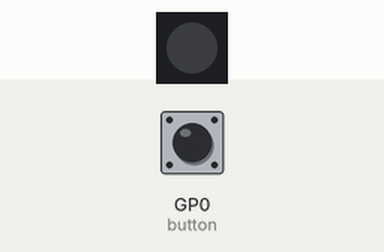
The program below on a simulated Raspberry Pi Pico running MicroPython. Shown: 1 RGB LEDs in strip order, left to right. Inputs (shaded band) come from the test bench; at power-on: GP0 (button) HIGH. Dim RGB values are drawn brighter than linear; random numbers come from a fixed seed.

Above: at 1.2 s.
1.3 s: GP0 (button) pulled LOW for 0.15 s
At 1.9 s:
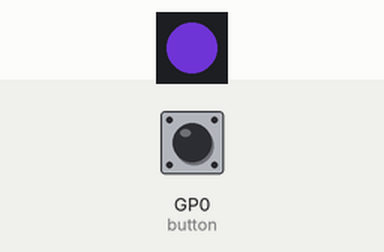
2.9 s: GP0 (button) pulled LOW for 1 s
At 4.3 s:
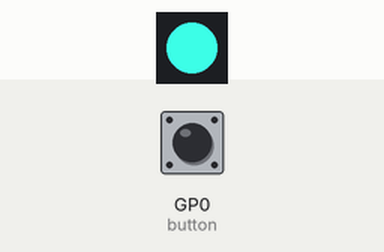
5.4 s: GP0 (button) pulled LOW for 0.15 s
At 6.2 s:
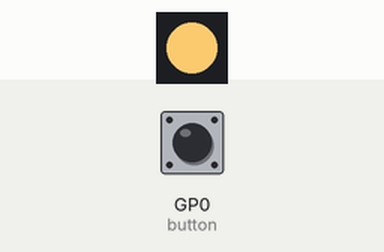
7.0 s: GP0 (button) pulled LOW for 3.2 s
At 7.4 s:
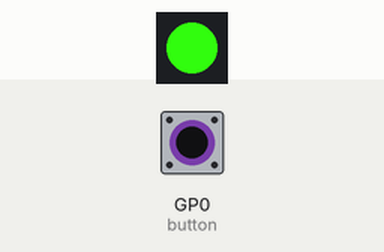
11.7 s: GP0 (button) pulsed LOW 5 times (0.12 s each, 0.3 s apart)
At 14.3 s:
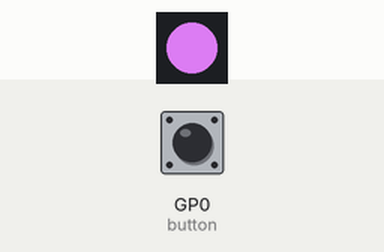
Timing chart, 0 to 15.7 s (numbered marks = the images above; inputs shaded):
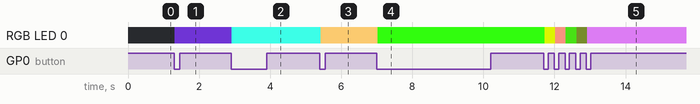

The program:

with_button.py
```python
#Simple example of changing onboard LED color using neopixel lib, and single tactile switch
import neopixel
import random
from machine import Pin
from picozero import Button

button = Button(0)

led_pin = Pin(16)
led = neopixel.NeoPixel(led_pin, 1)

def change_led():
    led[0] = (random.randint(0, 255),random.randint(0, 255),random.randint(0, 255))
    led.write()

button.when_pressed = change_led
```

Measured:
- after the input at 1.3 s, RGB LED 0: off → RGB(68, 32, 130) at once
- after the input at 2.9 s, RGB LED 0: RGB(68, 32, 130) → RGB(60, 253, 230) at once
- after the input at 5.4 s, RGB LED 0: RGB(60, 253, 230) → RGB(241, 194, 107) at once
- after the input at 7.0 s, RGB LED 0: RGB(241, 194, 107) → RGB(48, 249, 14) at once
- after the input at 11.7 s, RGB LED 0: RGB(48, 249, 14) → RGB(199, 221, 1) at once, → RGB(228, 136, 117) 0.30 s later, → RGB(52, 162, 15) 0.30 s later, → RGB(11, 13, 4) 0.30 s later, … (5 changes in this stretch)
